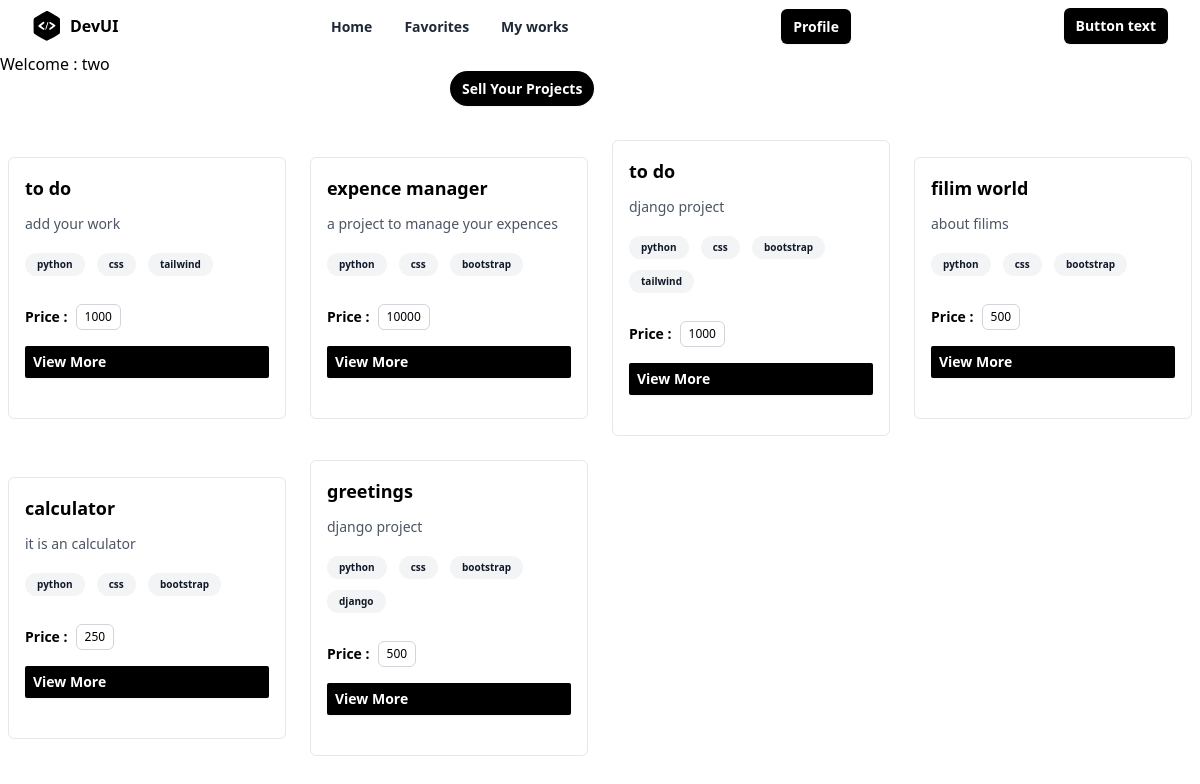
Screenshot of /index (signed in) with the database file from the repository.
### store/models.py (models this page shows, shortened)
class Project(models.Model):
    title=models.CharField(max_length=200)
    description=models.TextField()
    tag_objects=models.ManyToManyField(Tag)
    owner=models.ForeignKey(User,on_delete=models.CASCADE,related_name="projects")
    thumbnail=EmbedVideoField()
    price=models.PositiveIntegerField()
    files=models.FileField(upload_to="projects",null=True)
    created_date=models.DateTimeField(auto_now_add=True)
    updated_date=models.DateTimeField(auto_now=True)
    is_active=models.BooleanField(default=True)

class Tag(models.Model):
    title=models.CharField(max_length=200,unique=True)
    created_date=models.DateTimeField(auto_now_add=True)
    updated_date=models.DateTimeField(auto_now=True)
    is_active=models.BooleanField(default=True)
    def __str__(self) -> str:
        return self.title

### store/views.py (the view)
# urls.py: path('index', views.IndexView.as_view(),name="index"),
class IndexView(View):
    template_name="store/index.html"
    def get(self,request,*args,**kwargs):
        qs=Project.objects.all().exclude(owner=request.user)
        return render(request,self.template_name,{"projects":qs})

### store/templates/store/index.html (shortened to what this page needs)
{%extends 'store/base.html'%}
{%load embed_video_tags%}
{%block main_block%}
<h1>Welcome : {{request.user}}</h1>
<div class=" w-1/4 mx-auto">
    <a
    href="{%url 'project-add'%}"
    type="button"
    class="rounded-full bg-black px-3 py-2 text-sm font-semibold text-white shadow-sm hover:bg-black/80 focus-visible:outline focus-visible:outline-2 focus-visible:outline-offset-2 focus-visible:outline-black"
  >
    Sell Your Projects
</a>
</div>
<div class="mx-auto grid w-full max-w-7xl items-center space-y-4 px-2 py-10 md:grid-cols-2 md:gap-6 md:space-y-0 lg:grid-cols-4">
  {%for p in projects%}
  <div class="rounded-md border">
     <div class="p-4">
      <h1 class="inline-flex items-center text-lg font-semibold">
        {{p.title}}
      </h1>
      <p class="mt-3 text-sm text-gray-600">
        {{p.description}}
      </p>
      <div class="mt-4">
        {%for t in p.tag_objects.all%}
        <span class="mb-2 mr-2 inline-block rounded-full bg-gray-100 px-3 py-1 text-[10px] font-semibold text-gray-900">
          {{t}}
        </span>
        {%endfor%}
      </div>
      <div class="mt-5 flex items-center space-x-2">
        <span class="block text-sm font-semibold">Price : </span>
        <span class="block cursor-pointer rounded-md border border-gray-300 p-1 px-2 text-xs font-medium">
          {{p.price}}
        </span>
      </div>
      <a
      href="{%url 'project-detail' p.id%}"
        type="button"
        class="mt-4 w-full block rounded-sm bg-black px-2 py-1.5 text-sm font-semibold text-white shadow-sm hover:bg-black/80 focus-visible:outline focus-visible:outline-2 focus-visible:outline-offset-2 focus-visible:outline-black"
      >
        View More
      </a>
    </div>
  </div>
  {%endfor%}
</div>
{%endblock%}

### store/templates/store/base.html (shortened to what this page needs)
<!DOCTYPE html>
<html lang="en">
<head>
    <script src="https://cdn.tailwindcss.com"></script>
</head>
<body>
    <div class="relative w-full bg-white">
        <div class="mx-auto flex max-w-7xl items-center justify-between px-4 py-2 sm:px-6 lg:px-8">
          <div class="inline-flex items-center space-x-2">
            <span>
            </span>
            <span class="font-bold">DevUI</span>
          </div>
          <div class="hidden lg:block">
            <ul class="inline-flex space-x-8">
              <li>
                <a
                  href="{%url 'index'%}"
                  class="text-sm font-semibold text-gray-800 hover:text-gray-900"
                >
                  Home
                </a>
              </li>
              <li>
                <a
                  href="{%url 'whishlist-summary'%}"
                  class="text-sm font-semibold text-gray-800 hover:text-gray-900"
                >
                  Favorites
                </a>
              </li>
              <li>
                <a
                  href="{%url 'myworks'%}"
                  class="text-sm font-semibold text-gray-800 hover:text-gray-900"
                >
                  My works
                </a>
              </li>
            </ul>
          </div>
          <div class="hidden lg:block">
            <a
            href=""
              type="button"
              class="rounded-md bg-black px-3 py-2 text-sm font-semibold text-white shadow-sm hover:bg-black/80 focus-visible:outline focus-visible:outline-2 focus-visible:outline-offset-2 focus-visible:outline-black"
            >
              Profile
          </a>
          </div>
          <div class="hidden lg:block">
            <button
              type="button"
              class="rounded-md bg-black px-3 py-2 text-sm font-semibold text-white shadow-sm hover:bg-black/80 focus-visible:outline focus-visible:outline-2 focus-visible:outline-offset-2 focus-visible:outline-black"
            >
              Button text
            </button>
          </div>
        </div>
      </div>
{%block main_block%}
{%endblock%}
</body>
</html>

### rows the page displays
Project: title "to do", description "add your work", price "1000"
Tag: title "python"
Tag: title "css"
Tag: title "tailwind"
Project: title "expence manager", description "a project to manage your expences", price "10000"
Tag: title "bootstrap"
Project: title "to do", description "django project", price "1000"
Project: title "filim world", description "about filims", price "500"
Project: title "calculator", description "it is an calculator", price "250"
Project: title "greetings", description "django project", price "500"
Tag: title "django"

### other values shown
{{ request.user }} "two"
